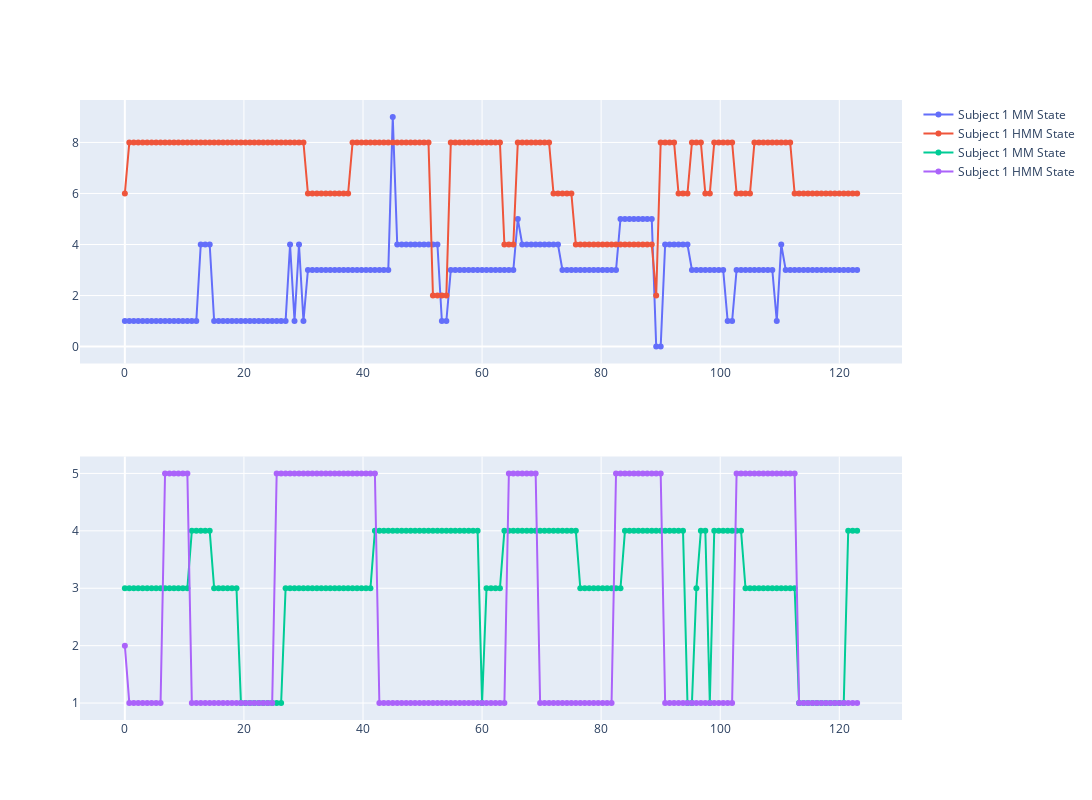

Notebook cell for this chart:
### Code cell
# Plot States of 2 first subjects for each model
Time = np.arange(330)*3/4
fig = make_subplots(rows=2, cols=1)

fig.add_trace(
    go.Scatter(
            x=Time,
            y=Transformed_States_MM[0:165],
            mode='lines+markers',
            name="Subject 1 MM State"
            ),
    
    row=1,col=1)

fig.add_trace(go.Scatter(
                x=Time,
                y=Traj[0],
                mode='lines+markers',
                name="Subject 1 HMM State"),
                1,1)

fig.add_trace(go.Scatter(
            x=Time,
            y=Transformed_States_MM[165:330],
            mode='lines+markers',
            name="Subject 1 MM State"),
            2,1)

fig.add_trace(go.Scatter(
            x=Time,
            y=Traj[1],
            mode='lines+markers',
            name="Subject 1 HMM State"),
            2,1)


fig.update_layout(height=800, width=1200,
                title_text=None,
                showlegend=True)
fig.show()

### Figure 1 — Plotly figure (JSON) as saved in the notebook; plotly's stock layout.template omitted (floating-point values rounded to 4 significant figures; data arrays with more than 128 entries replaced by an {"elided": "..."} marker saying what was removed)
{"data": [{"mode": "lines+markers", "name": "Subject 1 MM State", "type": "scatter", "x": {"elided": "330 float values"}, "xaxis": "x", "y": {"elided": "165 int values"}, "yaxis": "y"}, {"mode": "lines+markers", "name": "Subject 1 HMM State", "type": "scatter", "x": {"elided": "330 float values"}, "xaxis": "x", "y": {"elided": "165 int values"}, "yaxis": "y"}, {"mode": "lines+markers", "name": "Subject 1 MM State", "type": "scatter", "x": {"elided": "330 float values"}, "xaxis": "x2", "y": {"elided": "165 int values"}, "yaxis": "y2"}, {"mode": "lines+markers", "name": "Subject 1 HMM State", "type": "scatter", "x": {"elided": "330 float values"}, "xaxis": "x2", "y": {"elided": "165 int values"}, "yaxis": "y2"}], "layout": {"height": 800, "showlegend": true, "width": 1200, "xaxis": {"anchor": "y", "domain": [0, 1]}, "xaxis2": {"anchor": "y2", "domain": [0, 1]}, "yaxis": {"anchor": "x", "domain": [0.575, 1]}, "yaxis2": {"anchor": "x2", "domain": [0, 0.425]}}}
